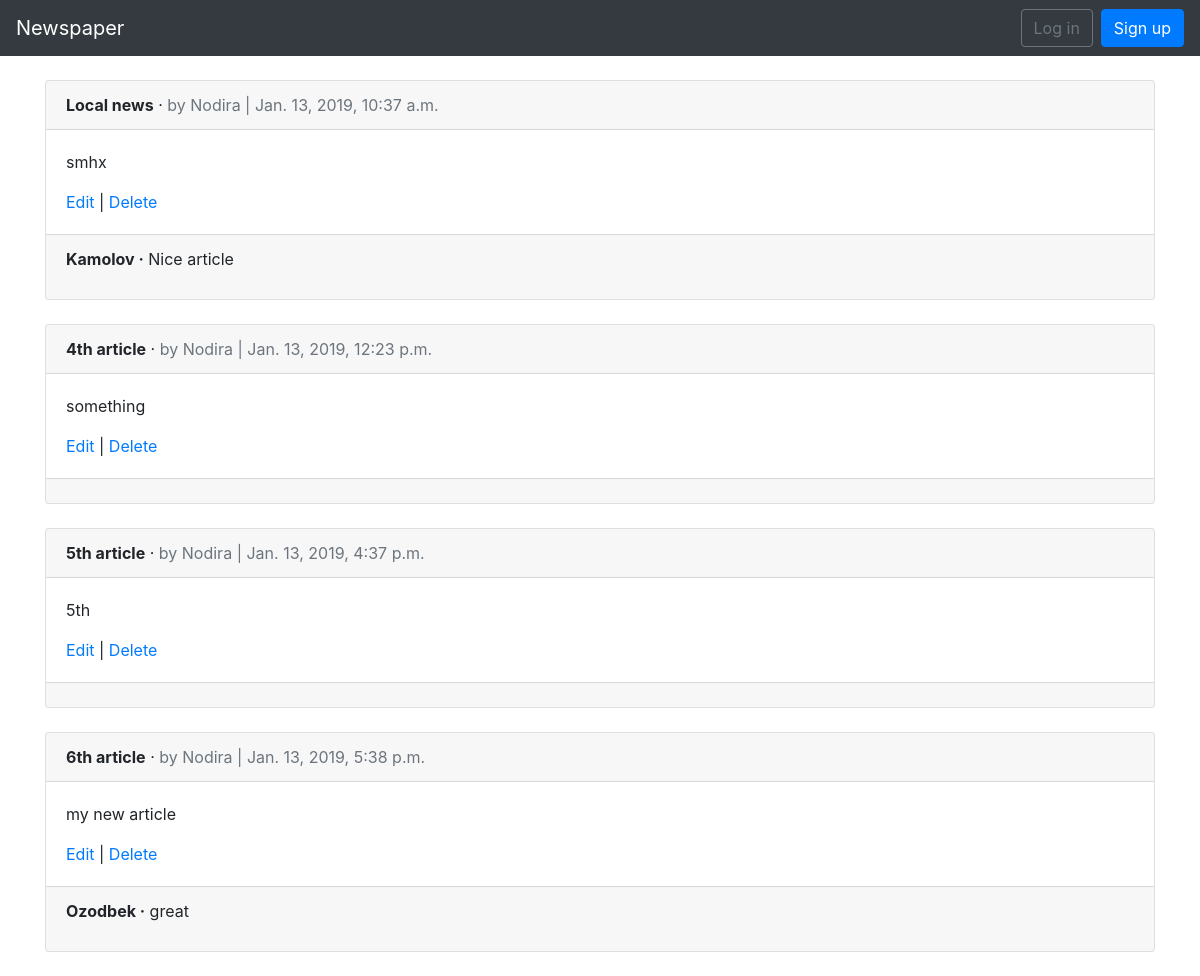
The app's page /articles/ with its own data.
### articles/models.py (models this page shows, shortened)
class Article(models.Model):
	title = models.CharField(max_length=255)
	body = models.TextField()
	date = models.DateTimeField(auto_now_add=True)
	author = models.ForeignKey(
		settings.AUTH_USER_MODEL,
		on_delete=models.CASCADE,
	)

class Comment(models.Model):
	article = models.ForeignKey(Article, on_delete=models.CASCADE, related_name='comments')
	comment = models.CharField(max_length=140)
	author = models.ForeignKey(
		settings.AUTH_USER_MODEL,
		on_delete=models.CASCADE,
	)
	def __str__(self):
		return self.comment

### users/models.py (models this page shows)
class CustomUser(AbstractUser):
	age = models.PositiveIntegerField(default=0)

### articles/views.py (the view)
# urls.py: path('', views.ArticleListView.as_view(), name='article_list'),
class ArticleListView(ListView):
	model = models.Article
	template_name = 'article_list.html'
	login_url = 'login'

### templates/article_list.html (shortened to what this page needs)
{% extends 'base.html' %}
{% block content %}
  {% for article in object_list %}
  	<div class="card">
  		<div class="card-header">
  			<span class="font-weight-bold">{{ article.title }}</span> &middot;
  			<span class="text-muted">by {{ article.author }} | {{ article.date }}</span>
  		</div>
  		<div class="card-body">
  			<p>{{ article.body }}</p>
        <a href="{% url 'article_edit' article.pk %}">Edit</a> | <a href="{% url 'article_delete' article.pk %}">Delete</a>
  		</div>
  		<div class="card-footer">
        {% for comment in article.comments.all %}
          <p>
            <span class="font-weight-bold">{{ comment.author }} &middot;</span>
            {{ comment }}
          </p>
        {% endfor %}
  		</div>
  	</div>
  	<br />
  {% endfor %}
{% endblock content %}

### templates/base.html (shortened to what this page needs)
<!DOCTYPE html>
<html lang="en">
<head>
	<link rel="stylesheet" href="https://stackpath.bootstrapcdn.com/bootstrap/4.2.1/css/bootstrap.min.css">
</head>
<body>
	<nav class="navbar navbar-expand-md navbar-dark bg-dark mb-4">
		<a class="navbar-brand" href="{% url 'home' %}">Newspaper</a>
		<div class="collapse navbar-collapse" id="navbarCollapse">
			{% if user.is_authenticated %}
				<ul class="navbar-nav ml-auto">
					<li class="nav-item">
						<a class="nav-link dropdown-toggle" href="#" id="userMenu" data-to\ggle="dropdown" aria-haspopup="true" aria-expanded="false">
							{{ user.username }}
            			</a>
            			<div class="dropdown-menu dropdown-menu-right" aria-labelledby="us\erMenu">
            				<a class="dropdown-item" href="{% url 'password_change' %}">Change password</a>
            				<div class="dropdown-divider"></div>
            				<a class="dropdown-item" href="{% url 'logout' %}">Log out</a>
            			</div>
            		</li>
            	</ul>
            {% else %}
            	<form class="form-inline ml-auto">
            		<a href="{% url 'login' %}" class="btn btn-outline-secondary">Log in </a>
            		<a href="{% url 'signup' %}" class="btn btn-primary ml-2">Sign up</a>
            	</form>
            {% endif %}
        </div>
    </nav>
    <div class="container">
    	{% block content %}
    	{% endblock %}
    </div>
</body>
</html>

### records on screen
Article: title "Local news", author "Nodira", date "Jan. 13, 2019, 10:37 a.m.", body "smhx"
Comment: author "Kamolov", comment "Nice article"
Article: title "4th article", author "Nodira", date "Jan. 13, 2019, 12:23 p.m.", body "something"
Article: title "5th article", author "Nodira", date "Jan. 13, 2019, 4:37 p.m.", body "5th"
Article: title "6th article", author "Nodira", date "Jan. 13, 2019, 5:38 p.m.", body "my new article"
Comment: author "Ozodbek", comment "great"
